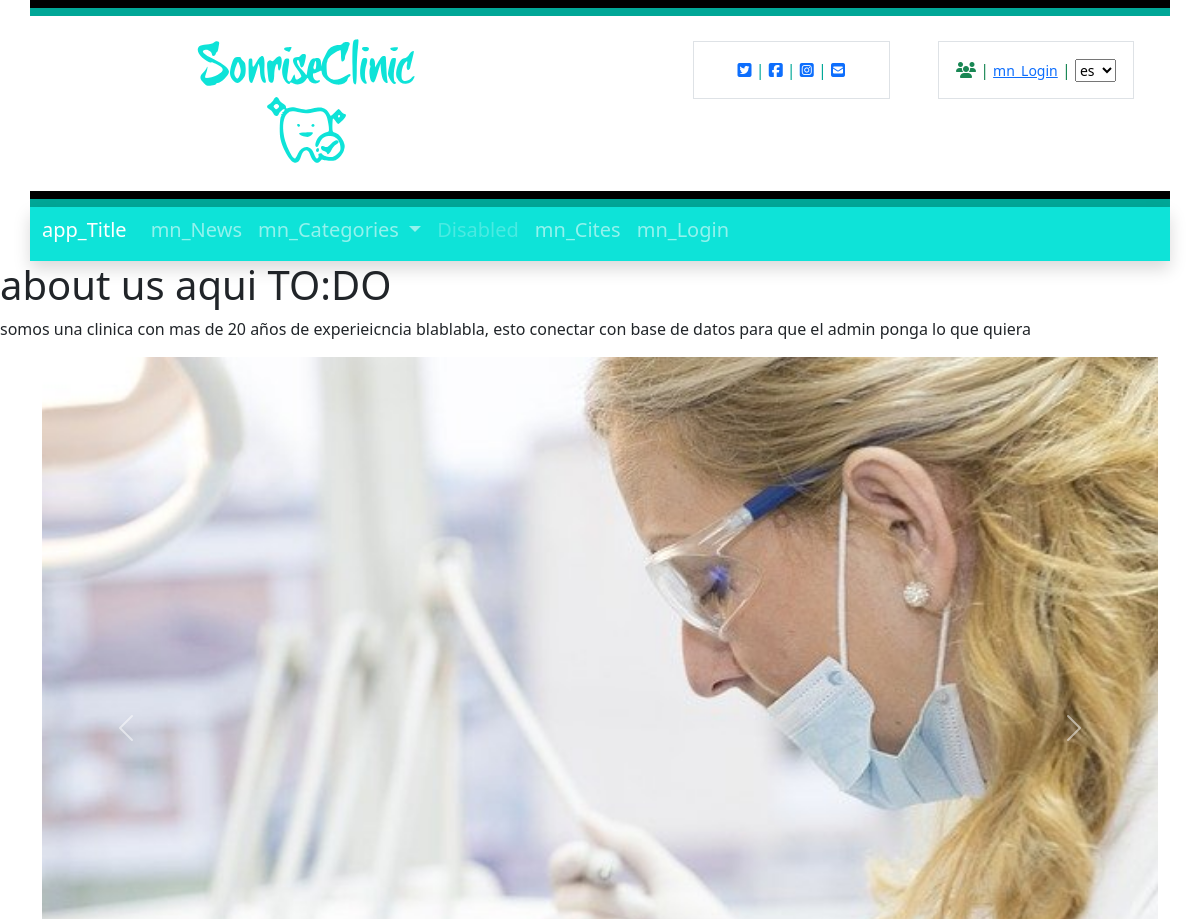
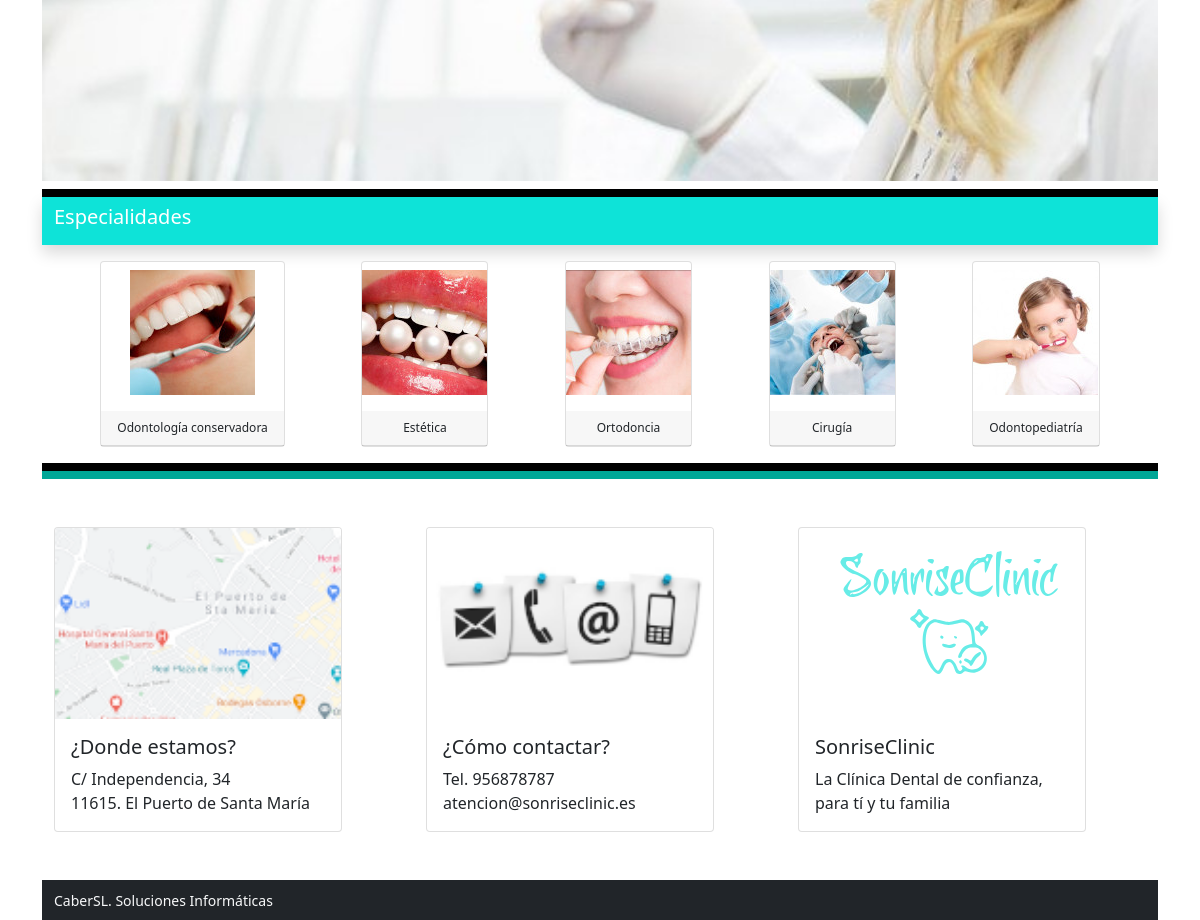
The page / on the database its author committed (2 pictures, top to bottom).
### tables this page shows
CREATE TABLE `settings` (
  `id` int(9) NOT NULL,
  `type` varchar(10) NOT NULL,
  `label` varchar(25) NOT NULL,
  `value` varchar(255) NOT NULL
);

CREATE TABLE `blocks` (
  `id` int(9) NOT NULL,
  `id_page` int(9) NOT NULL,
  `name` varchar(56) NOT NULL,
  `block` varchar(56) NOT NULL,
  `order_n` int(9) NOT NULL
);

CREATE TABLE `block` (
  `id` int(9) NOT NULL,
  `name` varchar(56) NOT NULL,
  `description` varchar(256) NOT NULL,
  `label#01` varchar(256) NOT NULL,
  `num#1` int(9) DEFAULT NULL,
  `label#02` varchar(256) DEFAULT NULL,
  `num#2` int(9) DEFAULT NULL,
  `label#03` varchar(256) DEFAULT NULL,
  `num#3` int(9) DEFAULT NULL,
  `label#04` varchar(256) DEFAULT NULL,
  `num#4` int(9) DEFAULT NULL,
  `label#05` varchar(256) DEFAULT NULL,
  `num#5` int(9) DEFAULT NULL,
  `label#06` varchar(256) DEFAULT NULL,
  `text#1` varchar(56) DEFAULT NULL,
  `label#0` varchar(256) DEFAULT NULL,
  `text#2` varchar(56) DEFAULT NULL,
  `label#08` varchar(256) DEFAULT NULL,
  `text#3` varchar(56) DEFAULT NULL,
  `label#09` varchar(256) DEFAULT NULL,
  `text#4` varchar(56) DEFAULT NULL,
  `label#10` varchar(256) DEFAULT NULL,
  `text#5` varchar(56) DEFAULT NULL,
  `css` text DEFAULT NULL
);

CREATE TABLE `treatmentscategories` (
  `id` int(1) NOT NULL,
  `name` varchar(100) NOT NULL,
  `info` text NOT NULL,
  `image` varchar(300) NOT NULL
);

### includes/sessions.php (called while the page is built, shortened)
<?php
if (isset($_SESSION['lang'])) {
    $lang = $_SESSION['lang'];
} else {
    $lang = null;
}
function isAuthenticated()
{
    if (isset($_SESSION['autentificado'])) {
        return $_SESSION['autentificado'];
    } else return FALSE;
}

### includes/class.data.php (called while the page is built, shortened)
<?php
class DataBase
{
    var $connection;
    public function __construct()
    {
        if (DB_PASS == NULL)
            $this->connection = mysqli_connect(DB_SERVER, DB_USER, DB_NAME);
        else
            $this->connection = mysqli_connect(DB_SERVER, DB_USER, DB_PASS, DB_NAME);
        return true;
    }
    public function send($sql, $type = 'ARRAY')
    {
        $result = mysqli_query($this->connection, $sql) or die(mysqli_error($this->connection));
        $return = array();
        if ($type == 'ARRAY')
            while (($return[] = mysqli_fetch_array($result))) {
            }
        else {
            while (($return[] = mysqli_fetch_assoc($result))) {
            }
        }
        if (count($return) > 1)
            unset($return[count($return) - 1]);
        else
            $return = FALSE;
        return $return;
    }
    public function select($table, $where, $type = 'ARRAY')
    {
        $sql = "SELECT * FROM " . $table . " WHERE " . $where;
        $result = mysqli_query($this->connection, $sql);
        $return = array();
        if ($type == 'ARRAY')
            while (($return[] = mysqli_fetch_array($result))) {
            }
        else
            while (($return[] = mysqli_fetch_assoc($result))) {
            }
        if (count($return) > 1)
            unset($return[count($return) - 1]);
        else
            $return = FALSE;
        return $return;
    }
}

### includes/functions.php (called while the page is built, shortened)
<?php
function __($str, $lang = null)
{
	if (!isset($lang)) :
		$lang = "es";
	endif;
	return $str;
}

### blocks/specialties.php (the view, shortened to what this page needs)
<div class="container" style="border-top: 8px solid white">
  <?php
  $recordset = $db->send("SELECT * FROM treatmentscategories;");
  ?>
  <div class="row" style="border-top: 8px solid black">
    <nav class="navbar navbar-expand-lg  shadow navbar-dark" style="padding-top: 0; background-color:#0ee3d8">
      <a class="navbar-brand" href="#"><?= $name_block ?></a>
    </nav>
  </div>
  <div class="d-flex p-2 bd-highlight flex-wrap justify-content-around">
    <?php foreach ($recordset as $specialty) : ?>
      <div class="p-2 bd-highlight text-center">
        <div class="card " onclick="window.location='../categorieInterventions.php?categorie=<?= $specialty['id'] ?>';">
          <figure class="figure mt-2">
            <?php if (isset($specialty['image']) && $specialty['image'] != "") : ?>
              <img src="images/specialties/<?= $specialty['image'] ?>" class="t-opacity">
            <?php endif; ?>
          </figure>
          <div class="card-header" style="font-size: 1vw"><?= $specialty['name'] ?></div>
        </div>
      </div>
    <?php endforeach; ?>
  </div>
</div>

### index.php (shortened to what this page needs)
<?php
include("includes/functions.php");
include("includes/sessions.php");
$PG_NAME = "Home";
?>
<!DOCTYPE html>
<html lang="<?= $lang ?>">
<?php require "sections/head.php"; ?>
<body >
  <?php
  include "sections/header.php";
  include "sections/navbar.php";
  $db = new DataBase(DB_SERVER, DB_USER, DB_PASS, DB_NAME, 1);
  $sql = "SELECT * FROM pages a INNER JOIN blocks b ON a.id = b.id_page WHERE a.page = '" . $PG_NAME . "' ORDER BY order_n ASC";
  $blocks = $db->send($sql);
  echo "<h1>about us aqui TO:DO</h1>";
  echo "<p>somos una clinica con mas de 20 años de experieicncia blablabla, esto conectar con base de
   datos para que el admin ponga lo que quiera</p>";
  foreach ($blocks as $block) :
    $name_block = $block['name'];
    include "blocks/" . $block['block'] . ".php";
  endforeach;
  include "sections/footer.php";
  ?>
</body>
</html>

### sections/header.php (shortened to what this page needs)
<div class="container ">
  <div class="row" style="border-top: 8px solid black"></div>
  <div class="row align-items-start" style="border-top: 8px solid #00A797">
    <div class="col" style="margin-left:10%" >
      <img class="rounded float-start" src="images/logo2.svg" width="300" height="175"  >
    </div>
    <div class="col">
      <div class="social">
        <div class="container px-4">
          <div class="row gx-5">
            <div class="col ">
              <div class="p-3 border  text-center text-primary">
                <?php
                $db = new DataBase();
                $social = $db->send("SELECT * FROM settings WHERE label like 'fab %' AND value<>'';");
                if (!empty($social)) :
                  $cont = 0;
                  foreach ($social as $key) :
                    $cont++;
                    if ($cont > 1) echo "|"; ?>
                    <a href="<?= $key['value'] ?>" target="_blank" style="text-decoration:none;">
                      <i class="fab <?= $key['label'] ?> my-2 my-sm-0"></i>
                    </a>
                  <?php endforeach;
                endif;
                $email = $db->select("settings", "type = 'email' AND value <>''");
                if (!empty($email)) : ?>
                  | <a href="mailto:<?= $email[0]['value'] ?>"><i class="fas <?= $email[0]['label'] ?> my-2 my-sm-0"></i></a>
                <?php endif;
                ?>
              </div>
            </div>
            <div class="col">
              <div class="p-3 border  text-center text-success">
                <?php if (!isAuthenticated()) : ?>
                  <i class="fas fa-users"></i> | <a class="small" href="login.php"><?= __('mn_Login', $lang) ?></a>
                <?php else : ?>
                  <i class="fas fa-user my-2 my-sm-0"></i> | <?= $_SESSION['name'] ?>
                <?php endif; ?> |
                <select class="w-25 d-inline small" id="selectlang">
                  <option value="es" <?= $lang == 'es' ? ' selected' : '' ?>>es</option>
                </select>
              </div>
            </div>
          </div>
        </div>
      </div>
    </div>
  </div>
</div>

### blocks/carousel.php (shortened to what this page needs)
<div class="container">
<div id="carouselExampleControls" class="carousel slide" data-bs-ride="carousel">
  <div class="carousel-inner">
  <?php
    $images = $db->select("block", "name = '".$name_block."'");
    $num_images = $images[0]['num#1'];
    for ($i=0; $i<$num_images; $i++): ?>
      <div class="carousel-item<?=$i==0 ? " active" : ""?>">
        <img class="d-block w-100" src="images/carousel/<?=$images[0]['text#'.($i+1)]?>" alt="Slide#<?=$i?>" data-bs-interval="100">
      </div>
    <?php endfor;
  ?>
    <a class="carousel-control-prev" href="#carouselExampleControls" role="button" data-slide="prev">
      <span class="carousel-control-prev-icon" aria-hidden="true"></span>
    </a>
    <a class="carousel-control-next" href="#carouselExampleControls" role="button" data-slide="next">
      <span class="carousel-control-next-icon" aria-hidden="true"></span>
    </a>
  </div>
</div>

### css/styles.css (style rules this page uses)
.text-primary { color: #00A797 !important; }
.social { margin-top: 25px; }

### rows shown on the page
blocks: block.text#1 (picture)
blocks: name "Especialidades"
treatmentscategories: image (picture), name "Odontología conservadora"
treatmentscategories: image (picture), name "Estética"
treatmentscategories: image (picture), name "Ortodoncia"
treatmentscategories: image (picture), name "Cirugía"
treatmentscategories: image (picture), name "Odontopediatría"

### other values the page prints
__('mn_Login', $lang) "mn_Login"
__('app_Title', $lang) "app_Title"
__('mn_News', $lang) "mn_News"
__('mn_Categories', $lang) "mn_Categories"
__('mn_Cites', $lang) "mn_Cites"
